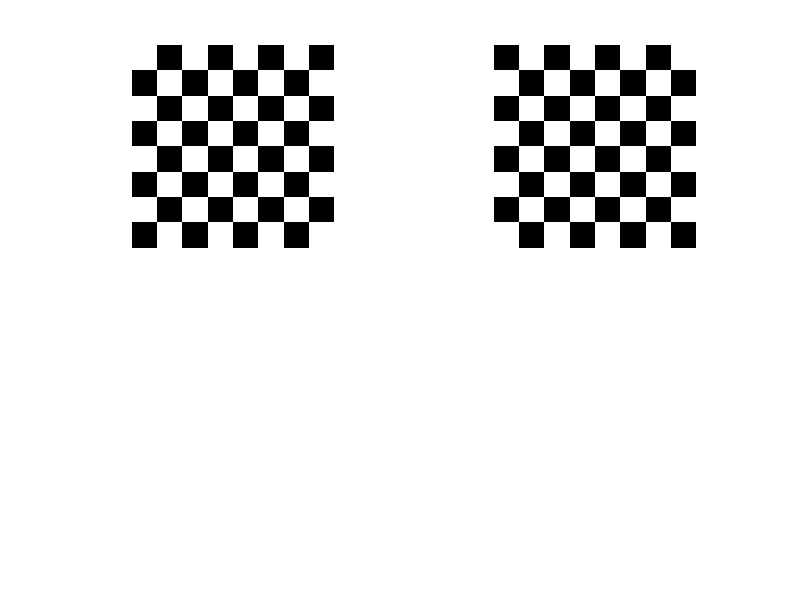

Recreate this plot in MATLAB.
% Generation of ChessBoardImage
clc;
clear all;
TILE = [255 0 255 0 255 0 255 0;
        0 255 0 255 0 255 0 255;
        255 0 255 0 255 0 255 0;
        0 255 0 255 0 255 0 255;
        255 0 255 0 255 0 255 0;
        0 255 0 255 0 255 0 255;
        255 0 255 0 255 0 255 0;
        0 255 0 255 0 255 0 255];
subplot(2,2,1);
imshow(TILE);
I = checkerboard > 0.5;%using the checkerboard command
subplot(2,2,2);
imshow(I)
